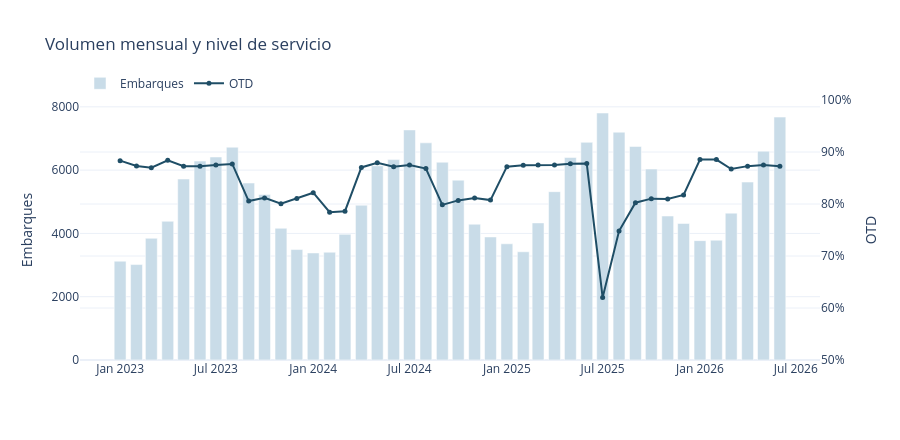

Write notebook code for a chart like this one.
### Code cell
fig = go.Figure()

fig.add_trace(go.Bar(
    x=mensual["mes"], y=mensual["embarques"],
    name="Embarques", marker_color="#C9DCE8", yaxis="y",
))
fig.add_trace(go.Scatter(
    x=mensual["mes"], y=mensual["otd"],
    name="OTD", mode="lines+markers", line=dict(color="#1F4E66", width=2),
    marker=dict(size=5), yaxis="y2",
))

fig.update_layout(
    title="Volumen mensual y nivel de servicio",
    template="plotly_white", height=440,
    yaxis=dict(title="Embarques"),
    yaxis2=dict(title="OTD", overlaying="y", side="right", tickformat=".0%", range=[0.5, 1]),
    legend=dict(orientation="h", y=1.12, x=0),
    xaxis=dict(title=""),
)
fig.show()
